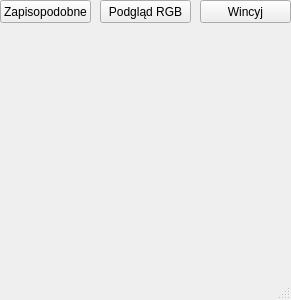
<?xml version="1.0" encoding="UTF-8"?>
<ui version="4.0">
 <class>MainWindow</class>
 <widget class="QMainWindow" name="MainWindow">
  <property name="geometry">
   <rect>
    <x>0</x>
    <y>0</y>
    <width>291</width>
    <height>300</height>
   </rect>
  </property>
  <property name="minimumSize">
   <size>
    <width>290</width>
    <height>100</height>
   </size>
  </property>
  <property name="windowTitle">
   <string>MainWindow</string>
  </property>
  <widget class="QWidget" name="centralWidget">
   <widget class="QPushButton" name="pushButton_menu_zapisopodobne">
    <property name="geometry">
     <rect>
      <x>0</x>
      <y>0</y>
      <width>91</width>
      <height>23</height>
     </rect>
    </property>
    <property name="text">
     <string>Zapisopodobne</string>
    </property>
   </widget>
   <widget class="QPushButton" name="pushButton_podgladRGB">
    <property name="geometry">
     <rect>
      <x>100</x>
      <y>0</y>
      <width>91</width>
      <height>23</height>
     </rect>
    </property>
    <property name="text">
     <string>Podgląd RGB</string>
    </property>
   </widget>
   <widget class="QPushButton" name="pushButton_Wincyj">
    <property name="geometry">
     <rect>
      <x>200</x>
      <y>0</y>
      <width>91</width>
      <height>23</height>
     </rect>
    </property>
    <property name="text">
     <string>Wincyj</string>
    </property>
   </widget>
  </widget>
  <widget class="QStatusBar" name="statusBar"/>
 </widget>
 <layoutdefault spacing="6" margin="11"/>
 <resources/>
 <connections/>
</ui>
